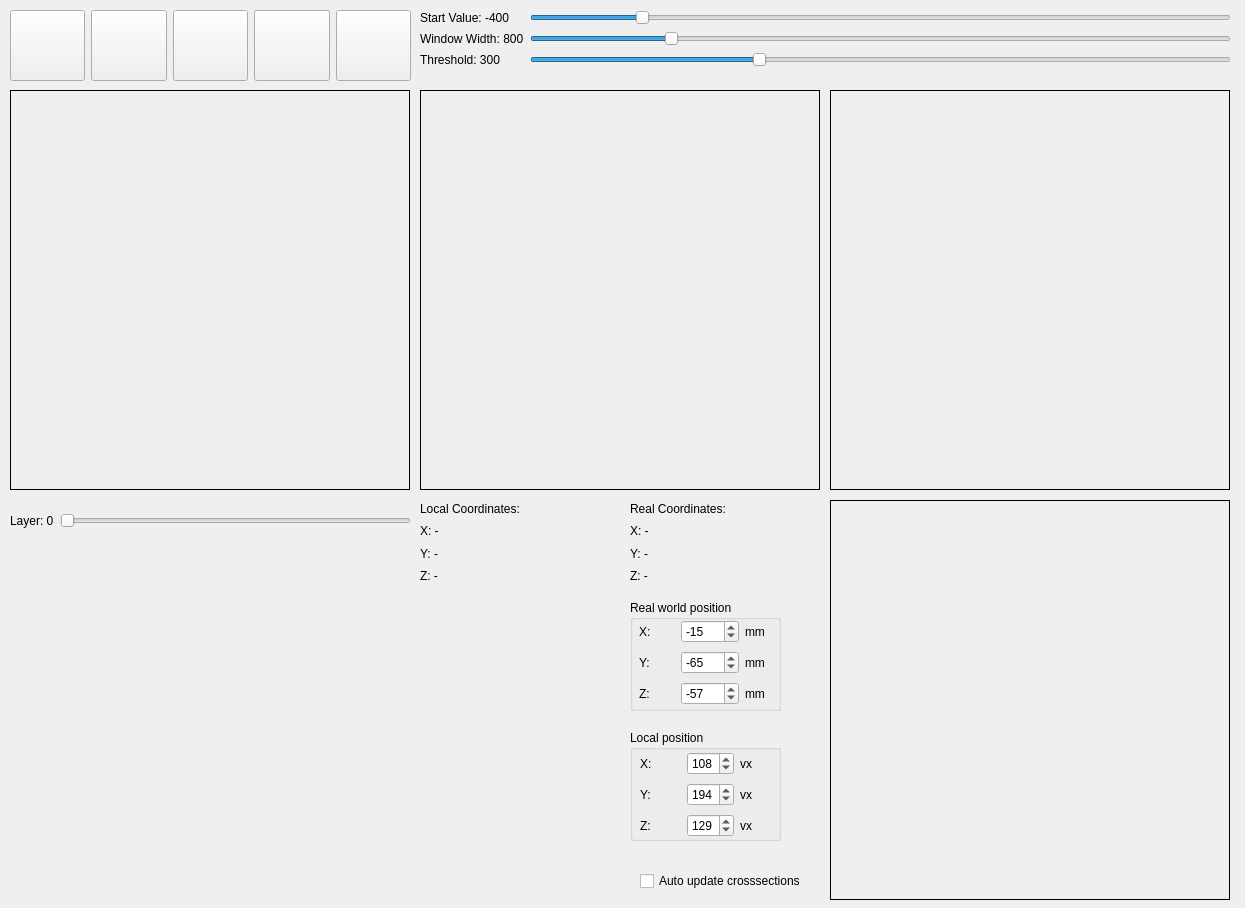
<?xml version="1.0" encoding="UTF-8"?>
<ui version="4.0">
 <class>Widget</class>
 <widget class="QWidget" name="Widget">
  <property name="geometry">
   <rect>
    <x>0</x>
    <y>0</y>
    <width>1245</width>
    <height>908</height>
   </rect>
  </property>
  <property name="windowTitle">
   <string>SWEidMT SS2022</string>
  </property>
  <widget class="QLabel" name="label_image">
   <property name="geometry">
    <rect>
     <x>10</x>
     <y>90</y>
     <width>400</width>
     <height>400</height>
    </rect>
   </property>
   <property name="baseSize">
    <size>
     <width>512</width>
     <height>512</height>
    </size>
   </property>
   <property name="frameShape">
    <enum>QFrame::Box</enum>
   </property>
   <property name="text">
    <string/>
   </property>
  </widget>
  <widget class="QLabel" name="label_image3D">
   <property name="geometry">
    <rect>
     <x>420</x>
     <y>90</y>
     <width>400</width>
     <height>400</height>
    </rect>
   </property>
   <property name="baseSize">
    <size>
     <width>512</width>
     <height>512</height>
    </size>
   </property>
   <property name="frameShape">
    <enum>QFrame::Box</enum>
   </property>
   <property name="text">
    <string/>
   </property>
  </widget>
  <widget class="QWidget" name="formLayoutWidget">
   <property name="geometry">
    <rect>
     <x>420</x>
     <y>10</y>
     <width>811</width>
     <height>71</height>
    </rect>
   </property>
   <layout class="QFormLayout" name="formLayout">
    <item row="0" column="0">
     <widget class="QLabel" name="label_startValue">
      <property name="text">
       <string>Start Value: -400</string>
      </property>
     </widget>
    </item>
    <item row="0" column="1">
     <widget class="QSlider" name="horizontalSlider_startValue">
      <property name="minimum">
       <number>-1024</number>
      </property>
      <property name="maximum">
       <number>3071</number>
      </property>
      <property name="value">
       <number>-400</number>
      </property>
      <property name="orientation">
       <enum>Qt::Horizontal</enum>
      </property>
     </widget>
    </item>
    <item row="1" column="0">
     <widget class="QLabel" name="label_windowWidth">
      <property name="text">
       <string>Window Width: 800</string>
      </property>
     </widget>
    </item>
    <item row="1" column="1">
     <widget class="QSlider" name="horizontalSlider_windowWidth">
      <property name="minimum">
       <number>1</number>
      </property>
      <property name="maximum">
       <number>4095</number>
      </property>
      <property name="value">
       <number>800</number>
      </property>
      <property name="orientation">
       <enum>Qt::Horizontal</enum>
      </property>
     </widget>
    </item>
    <item row="2" column="0">
     <widget class="QLabel" name="label_thresholdValue">
      <property name="text">
       <string>Threshold: 300</string>
      </property>
     </widget>
    </item>
    <item row="2" column="1">
     <widget class="QSlider" name="horizontalSlider_thresholdValue">
      <property name="minimum">
       <number>-1024</number>
      </property>
      <property name="maximum">
       <number>3071</number>
      </property>
      <property name="value">
       <number>300</number>
      </property>
      <property name="orientation">
       <enum>Qt::Horizontal</enum>
      </property>
     </widget>
    </item>
   </layout>
  </widget>
  <widget class="QLabel" name="label_image_Xdir">
   <property name="geometry">
    <rect>
     <x>830</x>
     <y>90</y>
     <width>400</width>
     <height>400</height>
    </rect>
   </property>
   <property name="baseSize">
    <size>
     <width>512</width>
     <height>512</height>
    </size>
   </property>
   <property name="frameShape">
    <enum>QFrame::Box</enum>
   </property>
   <property name="text">
    <string/>
   </property>
  </widget>
  <widget class="QLabel" name="label_image_Zdir">
   <property name="geometry">
    <rect>
     <x>830</x>
     <y>500</y>
     <width>400</width>
     <height>400</height>
    </rect>
   </property>
   <property name="baseSize">
    <size>
     <width>512</width>
     <height>512</height>
    </size>
   </property>
   <property name="frameShape">
    <enum>QFrame::Box</enum>
   </property>
   <property name="text">
    <string/>
   </property>
  </widget>
  <widget class="QWidget" name="horizontalLayoutWidget_2">
   <property name="geometry">
    <rect>
     <x>10</x>
     <y>10</y>
     <width>401</width>
     <height>71</height>
    </rect>
   </property>
   <layout class="QHBoxLayout" name="horizontalLayout_2">
    <item>
     <widget class="QPushButton" name="pushButton_loadImage">
      <property name="sizePolicy">
       <sizepolicy hsizetype="Minimum" vsizetype="Minimum">
        <horstretch>0</horstretch>
        <verstretch>0</verstretch>
       </sizepolicy>
      </property>
      <property name="minimumSize">
       <size>
        <width>0</width>
        <height>50</height>
       </size>
      </property>
      <property name="baseSize">
       <size>
        <width>0</width>
        <height>32</height>
       </size>
      </property>
      <property name="toolTip">
       <string>Load .raw image</string>
      </property>
      <property name="text">
       <string/>
      </property>
      <property name="icon">
       <iconset>
        <normaloff>../icons/filetype-raw.svg</normaloff>../icons/filetype-raw.svg</iconset>
      </property>
      <property name="iconSize">
       <size>
        <width>32</width>
        <height>32</height>
       </size>
      </property>
     </widget>
    </item>
    <item>
     <widget class="QPushButton" name="pushButton_render3D">
      <property name="sizePolicy">
       <sizepolicy hsizetype="Minimum" vsizetype="Minimum">
        <horstretch>0</horstretch>
        <verstretch>0</verstretch>
       </sizepolicy>
      </property>
      <property name="minimumSize">
       <size>
        <width>0</width>
        <height>50</height>
       </size>
      </property>
      <property name="baseSize">
       <size>
        <width>0</width>
        <height>0</height>
       </size>
      </property>
      <property name="toolTip">
       <string>Show 3D image</string>
      </property>
      <property name="text">
       <string/>
      </property>
      <property name="icon">
       <iconset>
        <normaloff>../icons/badge-3d.svg</normaloff>../icons/badge-3d.svg</iconset>
      </property>
      <property name="iconSize">
       <size>
        <width>32</width>
        <height>32</height>
       </size>
      </property>
     </widget>
    </item>
    <item>
     <widget class="QPushButton" name="pushButton_regionGrowing">
      <property name="sizePolicy">
       <sizepolicy hsizetype="Minimum" vsizetype="Minimum">
        <horstretch>0</horstretch>
        <verstretch>0</verstretch>
       </sizepolicy>
      </property>
      <property name="minimumSize">
       <size>
        <width>0</width>
        <height>50</height>
       </size>
      </property>
      <property name="contextMenuPolicy">
       <enum>Qt::DefaultContextMenu</enum>
      </property>
      <property name="toolTip">
       <string>Region Growing</string>
      </property>
      <property name="text">
       <string/>
      </property>
      <property name="icon">
       <iconset>
        <normaloff>../icons/arrows-move.svg</normaloff>../icons/arrows-move.svg</iconset>
      </property>
      <property name="iconSize">
       <size>
        <width>32</width>
        <height>32</height>
       </size>
      </property>
     </widget>
    </item>
    <item>
     <widget class="QPushButton" name="pushButton_markers">
      <property name="sizePolicy">
       <sizepolicy hsizetype="Minimum" vsizetype="Minimum">
        <horstretch>0</horstretch>
        <verstretch>0</verstretch>
       </sizepolicy>
      </property>
      <property name="minimumSize">
       <size>
        <width>0</width>
        <height>50</height>
       </size>
      </property>
      <property name="toolTip">
       <string>Register markers</string>
      </property>
      <property name="text">
       <string/>
      </property>
      <property name="icon">
       <iconset>
        <normaloff>../icons/pin-map.svg</normaloff>../icons/pin-map.svg</iconset>
      </property>
      <property name="iconSize">
       <size>
        <width>32</width>
        <height>32</height>
       </size>
      </property>
     </widget>
    </item>
    <item>
     <widget class="QPushButton" name="pushButton_updateCrosssections">
      <property name="sizePolicy">
       <sizepolicy hsizetype="Minimum" vsizetype="Minimum">
        <horstretch>0</horstretch>
        <verstretch>0</verstretch>
       </sizepolicy>
      </property>
      <property name="minimumSize">
       <size>
        <width>0</width>
        <height>50</height>
       </size>
      </property>
      <property name="toolTip">
       <string>Update Crosssections</string>
      </property>
      <property name="text">
       <string/>
      </property>
      <property name="icon">
       <iconset>
        <normaloff>../icons/arrow-clockwise.svg</normaloff>../icons/arrow-clockwise.svg</iconset>
      </property>
      <property name="iconSize">
       <size>
        <width>32</width>
        <height>32</height>
       </size>
      </property>
     </widget>
    </item>
   </layout>
  </widget>
  <widget class="QWidget" name="verticalLayoutWidget_2">
   <property name="geometry">
    <rect>
     <x>420</x>
     <y>500</y>
     <width>201</width>
     <height>84</height>
    </rect>
   </property>
   <layout class="QVBoxLayout" name="verticalLayout_2">
    <item>
     <widget class="QLabel" name="label_1">
      <property name="text">
       <string>Local Coordinates:</string>
      </property>
     </widget>
    </item>
    <item>
     <widget class="QLabel" name="label_X">
      <property name="text">
       <string>X: -</string>
      </property>
     </widget>
    </item>
    <item>
     <widget class="QLabel" name="label_Y">
      <property name="text">
       <string>Y: -</string>
      </property>
     </widget>
    </item>
    <item>
     <widget class="QLabel" name="label_Z">
      <property name="text">
       <string>Z: -</string>
      </property>
     </widget>
    </item>
   </layout>
  </widget>
  <widget class="QWidget" name="verticalLayoutWidget_3">
   <property name="geometry">
    <rect>
     <x>630</x>
     <y>500</y>
     <width>191</width>
     <height>84</height>
    </rect>
   </property>
   <layout class="QVBoxLayout" name="verticalLayout_3">
    <item>
     <widget class="QLabel" name="label_2">
      <property name="text">
       <string>Real Coordinates: </string>
      </property>
     </widget>
    </item>
    <item>
     <widget class="QLabel" name="label_X_real">
      <property name="text">
       <string>X: -</string>
      </property>
     </widget>
    </item>
    <item>
     <widget class="QLabel" name="label_Y_real">
      <property name="text">
       <string>Y: -</string>
      </property>
     </widget>
    </item>
    <item>
     <widget class="QLabel" name="label_Z_real">
      <property name="text">
       <string>Z: -</string>
      </property>
     </widget>
    </item>
   </layout>
  </widget>
  <widget class="QWidget" name="horizontalLayoutWidget">
   <property name="geometry">
    <rect>
     <x>10</x>
     <y>500</y>
     <width>401</width>
     <height>41</height>
    </rect>
   </property>
   <layout class="QHBoxLayout" name="horizontalLayout">
    <item>
     <widget class="QLabel" name="label_layerNumber">
      <property name="text">
       <string>Layer: 0</string>
      </property>
     </widget>
    </item>
    <item>
     <widget class="QSlider" name="horizontalSlider_layerNumber">
      <property name="sizePolicy">
       <sizepolicy hsizetype="Expanding" vsizetype="Minimum">
        <horstretch>0</horstretch>
        <verstretch>0</verstretch>
       </sizepolicy>
      </property>
      <property name="maximum">
       <number>399</number>
      </property>
      <property name="orientation">
       <enum>Qt::Horizontal</enum>
      </property>
     </widget>
    </item>
   </layout>
  </widget>
  <widget class="QGroupBox" name="groupBox">
   <property name="geometry">
    <rect>
     <x>630</x>
     <y>600</y>
     <width>151</width>
     <height>111</height>
    </rect>
   </property>
   <property name="title">
    <string>Real world position</string>
   </property>
   <widget class="QWidget" name="gridLayoutWidget">
    <property name="geometry">
     <rect>
      <x>9</x>
      <y>18</y>
      <width>141</width>
      <height>91</height>
     </rect>
    </property>
    <layout class="QGridLayout" name="gridLayout">
     <item row="0" column="1">
      <widget class="QLabel" name="label">
       <property name="text">
        <string>X:</string>
       </property>
      </widget>
     </item>
     <item row="2" column="1">
      <widget class="QLabel" name="label_4">
       <property name="text">
        <string>Z: </string>
       </property>
      </widget>
     </item>
     <item row="0" column="2">
      <widget class="QSpinBox" name="spinBox_WorldX">
       <property name="minimum">
        <number>-1000</number>
       </property>
       <property name="maximum">
        <number>1000</number>
       </property>
       <property name="stepType">
        <enum>QAbstractSpinBox::DefaultStepType</enum>
       </property>
       <property name="value">
        <number>-15</number>
       </property>
      </widget>
     </item>
     <item row="2" column="2">
      <widget class="QSpinBox" name="spinBox_WorldZ">
       <property name="minimum">
        <number>-1000</number>
       </property>
       <property name="maximum">
        <number>1000</number>
       </property>
       <property name="stepType">
        <enum>QAbstractSpinBox::DefaultStepType</enum>
       </property>
       <property name="value">
        <number>-57</number>
       </property>
      </widget>
     </item>
     <item row="1" column="2">
      <widget class="QSpinBox" name="spinBox_WorldY">
       <property name="minimum">
        <number>-1000</number>
       </property>
       <property name="maximum">
        <number>1000</number>
       </property>
       <property name="stepType">
        <enum>QAbstractSpinBox::DefaultStepType</enum>
       </property>
       <property name="value">
        <number>-65</number>
       </property>
      </widget>
     </item>
     <item row="0" column="3">
      <widget class="QLabel" name="label_8">
       <property name="text">
        <string>mm</string>
       </property>
      </widget>
     </item>
     <item row="1" column="3">
      <widget class="QLabel" name="label_9">
       <property name="text">
        <string>mm</string>
       </property>
      </widget>
     </item>
     <item row="2" column="3">
      <widget class="QLabel" name="label_10">
       <property name="text">
        <string>mm</string>
       </property>
      </widget>
     </item>
     <item row="1" column="1">
      <widget class="QLabel" name="label_3">
       <property name="text">
        <string>Y: </string>
       </property>
      </widget>
     </item>
    </layout>
   </widget>
  </widget>
  <widget class="QGroupBox" name="groupBox_2">
   <property name="geometry">
    <rect>
     <x>630</x>
     <y>730</y>
     <width>151</width>
     <height>111</height>
    </rect>
   </property>
   <property name="title">
    <string>Local position</string>
   </property>
   <widget class="QWidget" name="gridLayoutWidget_2">
    <property name="geometry">
     <rect>
      <x>10</x>
      <y>20</y>
      <width>141</width>
      <height>91</height>
     </rect>
    </property>
    <layout class="QGridLayout" name="gridLayout_2">
     <item row="2" column="3">
      <widget class="QLabel" name="label_13">
       <property name="text">
        <string>vx</string>
       </property>
      </widget>
     </item>
     <item row="2" column="2">
      <widget class="QSpinBox" name="spinBox_LocalZ">
       <property name="minimum">
        <number>0</number>
       </property>
       <property name="maximum">
        <number>400</number>
       </property>
       <property name="value">
        <number>129</number>
       </property>
      </widget>
     </item>
     <item row="0" column="2">
      <widget class="QSpinBox" name="spinBox_LocalX">
       <property name="minimum">
        <number>0</number>
       </property>
       <property name="maximum">
        <number>400</number>
       </property>
       <property name="value">
        <number>108</number>
       </property>
      </widget>
     </item>
     <item row="2" column="0">
      <widget class="QLabel" name="label_7">
       <property name="text">
        <string>Z: </string>
       </property>
      </widget>
     </item>
     <item row="0" column="3">
      <widget class="QLabel" name="label_11">
       <property name="text">
        <string>vx</string>
       </property>
      </widget>
     </item>
     <item row="1" column="3">
      <widget class="QLabel" name="label_12">
       <property name="text">
        <string>vx</string>
       </property>
      </widget>
     </item>
     <item row="1" column="2">
      <widget class="QSpinBox" name="spinBox_LocalY">
       <property name="minimum">
        <number>0</number>
       </property>
       <property name="maximum">
        <number>400</number>
       </property>
       <property name="value">
        <number>194</number>
       </property>
      </widget>
     </item>
     <item row="0" column="0">
      <widget class="QLabel" name="label_5">
       <property name="text">
        <string>X:</string>
       </property>
      </widget>
     </item>
     <item row="1" column="0">
      <widget class="QLabel" name="label_6">
       <property name="text">
        <string>Y: </string>
       </property>
      </widget>
     </item>
    </layout>
   </widget>
  </widget>
  <widget class="QCheckBox" name="checkBox_autoUpdateCrosssections">
   <property name="geometry">
    <rect>
     <x>640</x>
     <y>870</y>
     <width>181</width>
     <height>22</height>
    </rect>
   </property>
   <property name="text">
    <string>Auto update crosssections</string>
   </property>
  </widget>
 </widget>
 <resources/>
 <connections/>
</ui>
